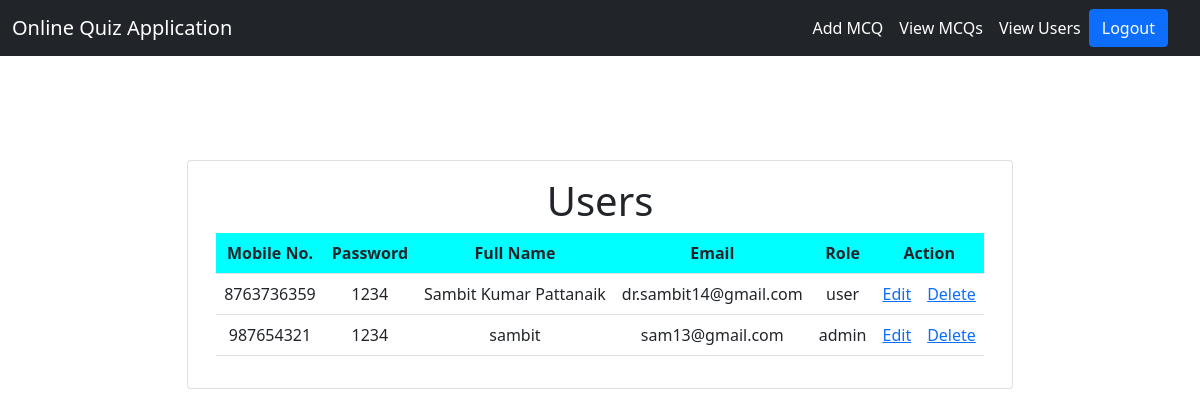
/onlinequizapp/user/view_users.php (signed in), run on the app's committed database.
### tables this page shows
CREATE TABLE `users` (
  `mobile_no` varchar(15) NOT NULL,
  `password` varchar(20) NOT NULL,
  `full_name` varchar(50) NOT NULL,
  `email` varchar(40) NOT NULL,
  `role` varchar(10) NOT NULL
);

### onlinequizapp/user/user_model.php (called while the page is built, shortened)
<?php
class User {
public function get_users()
{
    try
    {
        $conn = new Connection();
        $dbconn = $conn->getConnection();
        $selectQuery = "SELECT * FROM `users`;";
        $users = NULL;
        foreach( $dbconn->query($selectQuery, PDO::FETCH_ASSOC) as $user)
        {
            $users[] = $user;
        }
        return $users;
    }
    catch (PDOException $e)
    {
        echo "<script>alert(".$e->getMessage().");</script>";
    }
    catch (Exception $e)
    {
        echo "<script>alert(".$e->getMessage().");</script>";
    }
}
}
?>

### onlinequizapp/user/view_users.php (the view, shortened to what this page needs)
<?php
require_once("user_model.php");
$userObject = new User();
$users = $userObject->get_users();
?>
<?php include_once("../headers/header_admin.php"); ?>
<div class="container">
<div class="row justify-content-center" style="margin-top: 10rem;">
<div class="card" style="width: auto; height:auto;">
<div class="card-body text-center">
<div class="table-responsive">
<caption><h1>Users</h1></caption>
<table class="table">
        <tr style="background: aqua;">
            <th>Mobile No.</th>
            <th>Password</th>
            <th>Full Name</th>
            <th>Email</th>
            <th>Role</th>
            <th colspan="2">Action</th>
        </tr>
    <?php
    if(isset($users))
    {
        foreach($users as $user)
        {
        ?>
            <tr style="background: white;">
                <td><?php echo $user["mobile_no"]; ?></td>
                <td><?php echo $user["password"]; ?></td>
                <td><?php echo $user["full_name"]; ?></td>
                <td><?php echo $user["email"]; ?></td>
                <td><?php echo $user["role"]; ?></td>
                <td><a href="edit_user.php?mobile_no=<?php echo $user["mobile_no"]; ?>">Edit</a></td>
                <td><a href="view_users.php?mobile_no=<?php echo $user["mobile_no"]; ?>">Delete</a></td>
            </tr>
        <?php
        }
    }
    ?>
</table>
</div>
</div>
</div>
</div>
</div>
</body>
</html>

### onlinequizapp/styles/styles.css (style rules this page uses)
body { background: LightSalmon; }

### data on the page
users: mobile_no "8763736359", password "1234", full_name "Sambit Kumar Pattanaik", email "dr.sambit14@gmail.com", role "user"
users: mobile_no "987654321", password "1234", full_name "sambit", email "sam13@gmail.com", role "admin"
